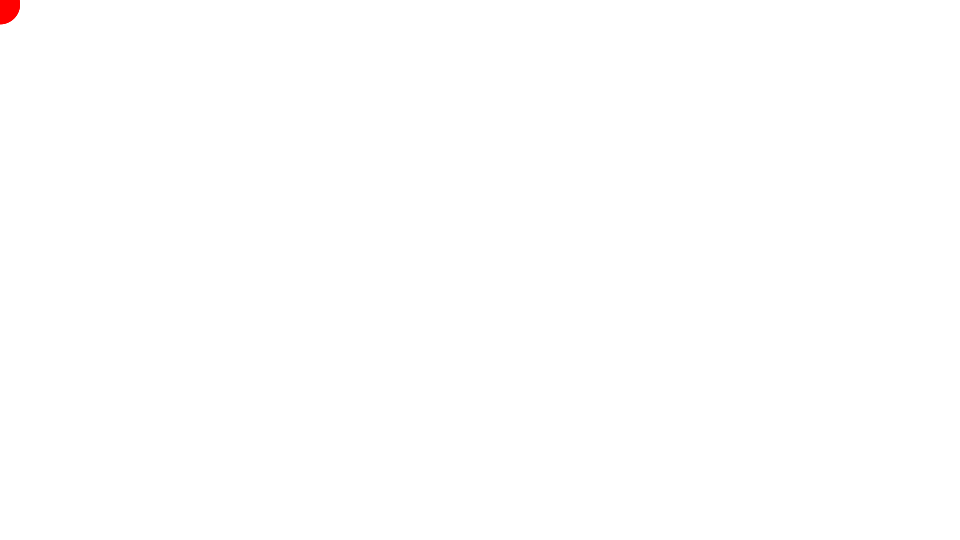
Frame 1 (no input)
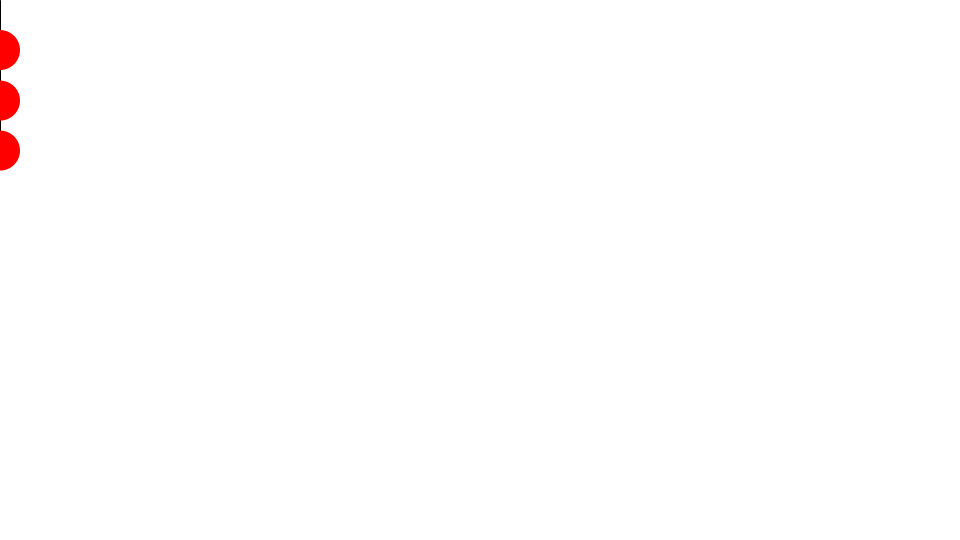
Frame 60 (the mouse pressed at the canvas centre just before this capture)
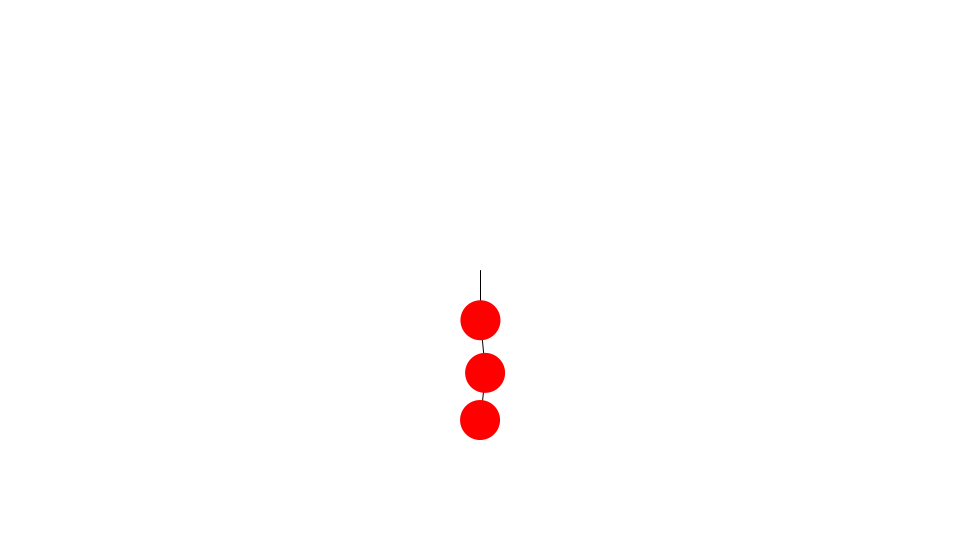
Frame 120 (the mouse held since frame 60 and released just before this capture)

The Processing sketch that drew these frames (run headless with seeded random() and noise(); from frame 60 on, the mouse is pressed at the canvas centre):

// Processing sketch: Chain
// ── Chain.pde
Ball ball0;
Ball ball1;
Ball ball2;
float spring = 0.1;
float friction = 0.8;
float gravity = 5;

void setup() {
  size(960, 540);
  frameRate(30);
  initialize();
}

void initialize() {
  smooth();
  noStroke();
  color col = color(255, 0, 0);
  ball0 = new Ball();
  ball0.radius = 20;
  ball0.setFillColor(col);
  ball1 = new Ball();
  ball1.radius = 20;
  ball1.setFillColor(col);
  ball2 = new Ball();
  ball2.radius = 20;
  ball2.setFillColor(col);
}

void draw() {
  background(255);
  
  moveBall(ball0, mouseX, mouseY);
  moveBall(ball1, ball0.x, ball0.y);
  moveBall(ball2, ball1.x, ball1.y);
  
  stroke(0, 0, 0);
  line(mouseX, mouseY, ball0.x, ball0.y);
  line(ball0.x, ball0.y, ball1.x, ball1.y);
  line(ball1.x, ball1.y, ball2.x, ball2.y);
  
  noStroke();
  ball0.update();
  ball1.update();
  ball2.update();
}

void moveBall(Ball ball, float targetX, float targetY) {
  ball.vx += (targetX - ball.x) * spring;
  ball.vy += (targetY - ball.y) * spring;
  ball.vy += gravity;
  ball.vx *= friction;
  ball.vy *= friction;
  ball.x += ball.vx;
  ball.y += ball.vy;
}

////////////////////////////////

class Ball extends Sprite {
  float radius;
  float vx, vy;
  
  Ball(){
    super();
  }
  
  void draw(){
    if(dist(mouseX, mouseY, x, y) < radius) {
      isRollOver = true;
    }else{
      isRollOver = false;
    }
    ellipse(0, 0, radius*2, radius*2);
  }
}

////////////////////////////////

class Sprite {
  float x, y;
  float scaleX, scaleY;
  float width, height;
  float rotation;
  boolean visible;
  color strokeColor;
  color fillColor;
  Boolean isStroke;
  Boolean isFill;
  Boolean isRollOver;
  Boolean locked;
  float xoff, yoff;
 
  Sprite() {
    x = 0.0;
    y = 0.0;
    scaleX = 1.0;
    scaleY = 1.0;
    rotation = 0.0;
    strokeColor = color(0);
    fillColor = color(0);
    isStroke = false;
    isFill = false;
    isRollOver = false;
    locked = false;
    visible = true;
  }
  
  void update() {
    if(! visible) return;
    pushMatrix();
    if(locked){
      x = mouseX - xoff;
      y = mouseY - yoff;
    }  
    translate(x, y);
    scale(scaleX, scaleY);
    rotate(rotation * PI / 180.0);
    if(isStroke) stroke(strokeColor);
    if(isFill) fill(fillColor);
    draw();
    popMatrix();
  }
  
  void setStrokeColor(color strokeColor) {
    this.strokeColor = strokeColor;
    isStroke = true;
  }
  
  void setFillColor(color fillColor) {
    this.fillColor = fillColor;
    isFill = true;
  }
  
  void startDrag() {
    if(isRollOver){
      locked = true;
      xoff = mouseX - x;
      yoff = mouseY - y;
    }
  }
  
  void stopDrag() {
    locked = false;
  }
  
  void draw() {}
}
